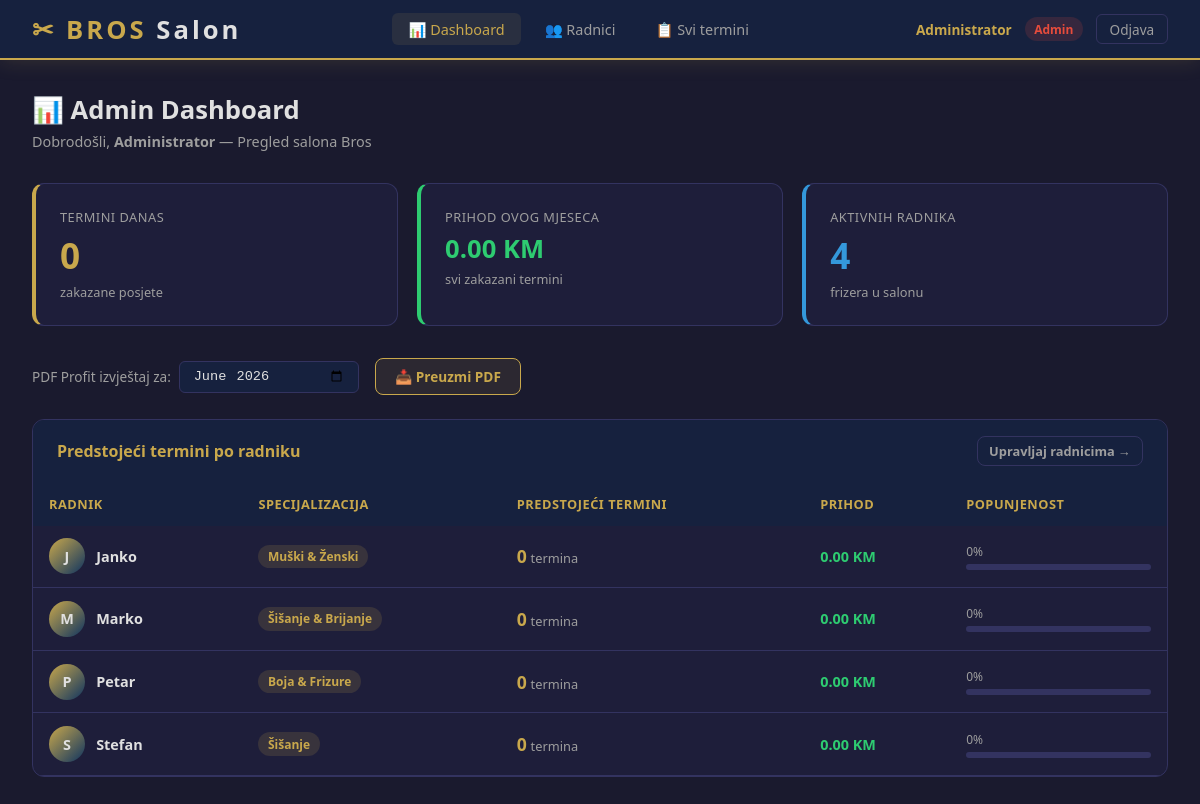
Page /admin/ (signed in) on the committed database.
### tables this page shows
CREATE TABLE workers (
            id INTEGER PRIMARY KEY AUTOINCREMENT,
            name TEXT NOT NULL,
            specialty TEXT DEFAULT 'Frizer',
            phone TEXT,
            email TEXT,
            active INTEGER DEFAULT 1,
            created_at TEXT DEFAULT CURRENT_TIMESTAMP
        );

### routes/admin.py (the view)
@admin_bp.route("/")
@admin_required
def dashboard():
    conn = get_db()
    stats = conn.execute(
        """SELECT w.id, w.name, w.specialty,
                  COUNT(a.id) as total_appointments,
                  SUM(CASE WHEN a.status = 'zakazano' THEN 1 ELSE 0 END) as upcoming,
                  SUM(CASE WHEN a.status = 'zakazano' THEN a.price ELSE 0 END) as revenue
           FROM workers w
           LEFT JOIN appointments a ON w.id = a.worker_id
             AND a.appointment_date >= date('now')
           WHERE w.active = 1
           GROUP BY w.id ORDER BY w.name""",
    ).fetchall()
    today_count = conn.execute(
        """SELECT COUNT(*) as c FROM appointments
           WHERE appointment_date = date('now') AND status = 'zakazano'"""
    ).fetchone()["c"]
    month_revenue = conn.execute(
        """SELECT COALESCE(SUM(price), 0) as total FROM appointments
           WHERE strftime('%Y-%m', appointment_date) = strftime('%Y-%m', 'now')
           AND status = 'zakazano'"""
    ).fetchone()["total"]
    conn.close()
    return render_template(
        "admin/dashboard.html",
        stats=stats,
        today_count=today_count,
        month_revenue=month_revenue,
    )

### database.py (called while the page is built)
def get_db():
    os.makedirs(os.path.dirname(DB_PATH), exist_ok=True)
    conn = sqlite3.connect(DB_PATH)
    conn.row_factory = sqlite3.Row
    conn.execute("PRAGMA foreign_keys = ON")
    return conn

### routes/admin.py (called while the page is built)
def admin_required(f):
    @functools.wraps(f)
    def decorated(*args, **kwargs):
        if "user_id" not in session:
            return redirect(url_for("auth.login"))
        if session.get("role") != "admin":
            return redirect(url_for("user.home"))
        return f(*args, **kwargs)
    return decorated

### templates/admin/dashboard.html (shortened to what this page needs)
{% extends "base.html" %}
{% block nav_links %}
  <a href="/admin/" class="active">📊 Dashboard</a>
  <a href="/admin/workers">👥 Radnici</a>
  <a href="/admin/appointments">📋 Svi termini</a>
{% endblock %}
{% block content %}
<div class="page-header">
  <h1>📊 Admin Dashboard</h1>
  <p>Dobrodošli, <strong>{{ session.full_name }}</strong> — Pregled salona Bros</p>
</div>
<div class="kpi-row">
  <div class="kpi-card">
    <div class="kpi-label">Termini danas</div>
    <div class="kpi-value">{{ today_count }}</div>
    <div class="kpi-desc">zakazane posjete</div>
  </div>
  <div class="kpi-card" style="border-left-color: var(--success)">
    <div class="kpi-label">Prihod ovog mjeseca</div>
    <div class="kpi-value" style="font-size:1.6rem;color:var(--success)">{{ "%.2f"|format(month_revenue) }} KM</div>
    <div class="kpi-desc">svi zakazani termini</div>
  </div>
  <div class="kpi-card" style="border-left-color: var(--info)">
    <div class="kpi-label">Aktivnih radnika</div>
    <div class="kpi-value" style="color:var(--info)">{{ stats|length }}</div>
    <div class="kpi-desc">frizera u salonu</div>
  </div>
</div>
<div style="margin-bottom:1.5rem;display:flex;align-items:center;gap:1rem;flex-wrap:wrap">
  <div class="month-select">
    <label style="font-size:0.85rem;color:var(--text-muted)">PDF Profit izvještaj za:</label>
    <input type="month" id="report-month">
  </div>
  <a href="#" class="report-btn" id="report-link">📥 Preuzmi PDF</a>
</div>
<div class="worker-table">
  <div class="worker-table-header">
    <h2>Predstojeći termini po radniku</h2>
    <a href="/admin/workers" class="btn btn-outline btn-sm">Upravljaj radnicima →</a>
  </div>
  <div class="table-wrap">
    <table>
      <thead>
        <tr>
          <th>Radnik</th><th>Specijalizacija</th><th>Predstojeći termini</th><th>Prihod</th><th>Popunjenost</th>
        </tr>
      </thead>
      <tbody>
        {% if stats %}
          {% set max_appts = namespace(v=1) %}
          {% for s in stats %}{% if (s.upcoming or 0) > max_appts.v %}{% set max_appts.v = s.upcoming %}{% endif %}{% endfor %}
          {% for s in stats %}
          <tr>
            <td>
              <div style="display:flex;align-items:center;gap:0.7rem">
                <div style="width:36px;height:36px;background:linear-gradient(135deg,var(--gold),var(--dark3));border-radius:50%;display:flex;align-items:center;justify-content:center;font-weight:700;font-size:0.9rem;flex-shrink:0">{{ s.name[0] }}</div>
                <strong>{{ s.name }}</strong>
              </div>
            </td>
            <td><span class="badge badge-gold">{{ s.specialty }}</span></td>
            <td><span style="font-size:1.1rem;font-weight:700;color:var(--gold)">{{ s.upcoming or 0 }}</span> <span style="color:var(--text-muted);font-size:0.8rem">termina</span></td>
            <td style="color:var(--success);font-weight:700">{{ "%.2f"|format(s.revenue or 0) }} KM</td>
            <td style="min-width:120px">
              {% set pct = ((s.upcoming or 0) / max_appts.v * 100)|int %}
              <div style="font-size:0.75rem;color:var(--text-muted);margin-bottom:2px">{{ pct }}%</div>
              <div class="progress-bar"><div class="progress-fill" style="width:{{ pct }}%"></div></div>
            </td>
          </tr>
          {% endfor %}
        {% else %}
          <tr><td colspan="5" style="text-align:center;color:var(--text-muted);padding:2rem">Nema podataka</td></tr>
        {% endif %}
      </tbody>
    </table>
  </div>
</div>
{% endblock %}

### templates/base.html (shortened to what this page needs)
<!DOCTYPE html>
<html lang="bs">
<head>
</head>
<body>
  {% if session.user_id %}
  <nav>
    <a href="/" class="nav-brand">✂ BROS <span>Salon</span></a>
    <div class="nav-links">
      {% block nav_links %}{% endblock %}
    </div>
    <div class="nav-user">
      <strong>{{ session.full_name }}</strong>
      <span class="badge badge-{{ 'danger' if session.role == 'admin' else 'gold' }}">
        {{ 'Admin' if session.role == 'admin' else 'Korisnik' }}
      </span>
      <a href="/logout" class="btn-logout">Odjava</a>
    </div>
  </nav>
  {% endif %}
  <main>
    {% block content %}{% endblock %}
  </main>
</body>
</html>

### templates/base.html (style rules this page uses)
:root { --gold: #C9A84C; --gold-light: #E8C878; --dark: #1A1A2E; --dark2: #16213E; --dark3: #0F3460; --text: #E0E0E0; --text-muted: #9E9E9E; --surface: #1E1E3A; --surface2: #252545; --border: #333360; --danger: #E74C3C; --success: #2ECC71; --warning: #F39C12; --info: #3498DB; }
* { margin: 0; padding: 0; box-sizing: border-box; }
body { font-family: 'Segoe UI', system-ui, sans-serif; background: var(--dark); color: var(--text); min-height: 100vh; }
nav { background: var(--dark2); border-bottom: 2px solid var(--gold); padding: 0 2rem; display: flex; align-items: center; justify-content: space-between; height: 60px; position: sticky; top: 0; z-index: 100; box-shadow: 0 2px 20px rgba(201,168,76,0.15); }
.nav-brand { font-size: 1.6rem; font-weight: 900; color: var(--gold); letter-spacing: 3px; text-decoration: none; }
.nav-brand span { color: var(--text); }
.nav-links { display: flex; gap: 0.5rem; align-items: center; }
.nav-links a { color: var(--text-muted); text-decoration: none; padding: 0.4rem 1rem; border-radius: 6px; font-size: 0.9rem; transition: all 0.2s; }
.nav-links a:hover, .nav-links a.active { color: var(--gold); background: rgba(201,168,76,0.1); }
.nav-user { font-size: 0.85rem; color: var(--text-muted); display: flex; align-items: center; gap: 0.8rem; }
.nav-user strong { color: var(--gold); }
.btn-logout { background: transparent; border: 1px solid var(--border); color: var(--text-muted); padding: 0.3rem 0.8rem; border-radius: 6px; cursor: pointer; text-decoration: none; font-size: 0.85rem; transition: all 0.2s; }
main { padding: 2rem; max-width: 1400px; margin: 0 auto; }
.btn { display: inline-flex; align-items: center; gap: 0.4rem; padding: 0.5rem 1.2rem; border-radius: 8px; border: none; cursor: pointer; font-size: 0.9rem; font-weight: 600; text-decoration: none; transition: all 0.2s; }
.btn-outline { background: transparent; border: 1px solid var(--border); color: var(--text-muted); }
.btn-sm { padding: 0.3rem 0.7rem; font-size: 0.8rem; }
.table-wrap { overflow-x: auto; }
table { width: 100%; border-collapse: collapse; }
th { background: var(--dark2); color: var(--gold); font-size: 0.8rem; text-transform: uppercase; letter-spacing: 0.5px; padding: 0.8rem 1rem; text-align: left; }
td { padding: 0.8rem 1rem; border-bottom: 1px solid var(--border); font-size: 0.9rem; }
.badge { display: inline-block; padding: 0.2rem 0.6rem; border-radius: 100px; font-size: 0.75rem; font-weight: 600; }
.badge-danger { background: rgba(231,76,60,0.15); color: var(--danger); }
.badge-gold { background: rgba(201,168,76,0.15); color: var(--gold); }
.page-header { margin-bottom: 2rem; }
.page-header h1 { font-size: 1.6rem; font-weight: 800; }
.page-header p { color: var(--text-muted); font-size: 0.9rem; margin-top: 0.3rem; }

### templates/admin/dashboard.html (style rules this page uses)
.kpi-row { display: grid; grid-template-columns: repeat(3, 1fr); gap: 1.2rem; margin-bottom: 2rem; }
.kpi-card { background: var(--surface); border: 1px solid var(--border); border-radius: 12px; padding: 1.5rem; border-left: 4px solid var(--gold); }
.kpi-label { font-size: 0.8rem; color: var(--text-muted); text-transform: uppercase; letter-spacing: 0.5px; }
.kpi-value { font-size: 2.2rem; font-weight: 800; color: var(--gold); margin: 0.3rem 0; }
.kpi-desc { font-size: 0.8rem; color: var(--text-muted); }
.worker-table { background: var(--surface); border: 1px solid var(--border); border-radius: 12px; overflow: hidden; }
.worker-table-header { padding: 1rem 1.5rem; background: var(--dark2); display: flex; justify-content: space-between; align-items: center; }
.worker-table-header h2 { font-size: 1rem; color: var(--gold); }
.progress-bar { height: 6px; background: var(--border); border-radius: 3px; overflow: hidden; margin-top: 4px; }
.report-btn { background: rgba(201,168,76,0.1); border: 1px solid var(--gold); color: var(--gold); padding: 0.5rem 1.2rem; border-radius: 8px; cursor: pointer; font-size: 0.85rem; font-weight: 600; text-decoration: none; display: inline-flex; align-items: center; gap: 0.4rem; transition: all 0.2s; }
.month-select { display: inline-flex; align-items: center; gap: 0.5rem; }
.month-select input { background: var(--dark2); border: 1px solid var(--border); color: var(--text); padding: 0.4rem 0.8rem; border-radius: 6px; font-size: 0.85rem; }

### rows in the picture
workers: name "J", name "Janko", specialty "Muški & Ženski", upcoming "0", revenue "0.00", pct "0"
workers: name "M", name "Marko", specialty "Šišanje & Brijanje", upcoming "0", revenue "0.00", pct "0"
workers: name "P", name "Petar", specialty "Boja & Frizure", upcoming "0", revenue "0.00", pct "0"
workers: name "S", name "Stefan", specialty "Šišanje", upcoming "0", revenue "0.00", pct "0"

### other values in the picture
{{ session.full_name }} "Administrator"
{{ 'Admin' if session.role == 'admin' else 'Korisnik' }} "Admin"
{{ today_count }} "0"
{{ "%.2f"|format(month_revenue) }} "0.00"
{{ stats|length }} "4"
